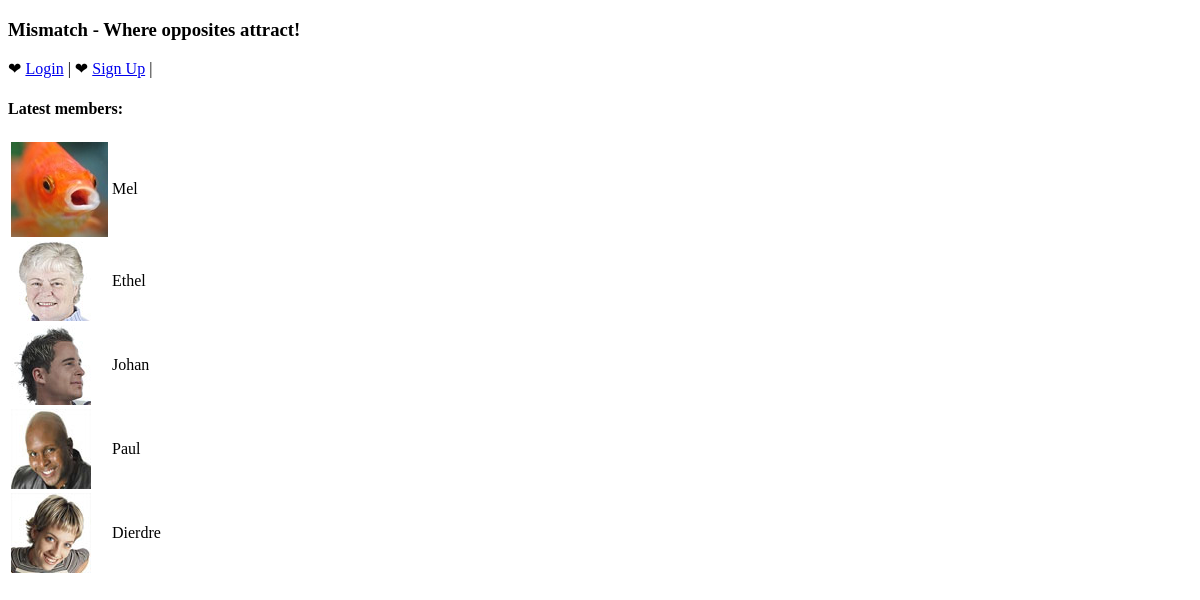
The app's page /week07/ch07/mismatch/index.php with its own data.
### tables this page shows
CREATE TABLE `mismatch_user` (
  `user_id` int(11) NOT NULL AUTO_INCREMENT,
  `username` varchar(32) NOT NULL,
  `password` varchar(40) NOT NULL,
  `join_date` datetime DEFAULT NULL,
  `first_name` varchar(32) DEFAULT NULL,
  `last_name` varchar(32) DEFAULT NULL,
  `gender` varchar(1) DEFAULT NULL,
  `birthdate` date DEFAULT NULL,
  `city` varchar(32) DEFAULT NULL,
  `state` varchar(2) DEFAULT NULL,
  `picture` varchar(32) DEFAULT NULL,
  PRIMARY KEY (`user_id`)
);

### week07/ch07/mismatch/index.php (the view, shortened to what this page needs)
<!DOCTYPE html PUBLIC "-//W3C//DTD XHTML 1.0 Transitional//EN"
  "http://www.w3.org/TR/xhtml1/DTD/xhtml1-transitional.dtd">
<html xmlns="http://www.w3.org/1999/xhtml" xml:lang="en" lang="en">
<head>
  <link rel="stylesheet" type="text/css" href="style.css" />
</head>
<body>
  <h3>Mismatch - Where opposites attract!</h3>
<?php
    if(!isset($_SESSION['username'])) {
        echo '&#10084; <a href="login.php">Login</a> | ';
        echo '&#10084; <a href="signup.php">Sign Up</a> | ';
    } else {
        echo '&#10084; <a href="viewprofile.php">View Profile</a> | ';
        echo '&#10084; <a href="editprofile.php">Edit Profile</a> | ';
        echo '&#10084; <a href="logout.php">Log Out (' . $_SESSION['username'] . ') </a><br />';
    }
    $dbc = mysqli_connect(DB_HOST, DB_USER, DB_PASSWORD, DB_NAME);
    $query = "SELECT user_id, first_name, picture FROM mismatch_user WHERE first_name IS NOT NULL ORDER BY join_date DESC LIMIT 5";
    $data = mysqli_query($dbc, $query);
    echo '<h4>Latest members:</h4>';
    echo '<table>';
    while ($row = mysqli_fetch_array($data)) {
        if (is_file(MM_UPLOADPATH . $row['picture']) && filesize(MM_UPLOADPATH . $row['picture']) > 0) {
            echo '<tr><td><img src="' . MM_UPLOADPATH . $row['picture'] . '" alt="' . $row['first_name'] . '" /></td>';
        } else {
            echo '<tr><td><img src="' . MM_UPLOADPATH . 'nopic.jpg' . '" alt="' . $row['first_name'] . '" /></td>';
        }
        if (isset($_SESSION['user_id'])) {
          echo '<td><a href="viewprofile.php?user_id=' . $row['user_id'] . '">' . $row['first_name'] . '</a></td></tr>';
        } else {
          echo '<td>' . $row['first_name'] . '</td></tr>';
        }
    }
    echo '</table>';
?>
</body>
</html>

### records on screen
mismatch_user: picture (picture), first_name "Mel"
mismatch_user: picture (picture), first_name "Ethel"
mismatch_user: picture (picture), first_name "Johan"
mismatch_user: picture (picture), first_name "Paul"
mismatch_user: picture (picture), first_name "Dierdre"
